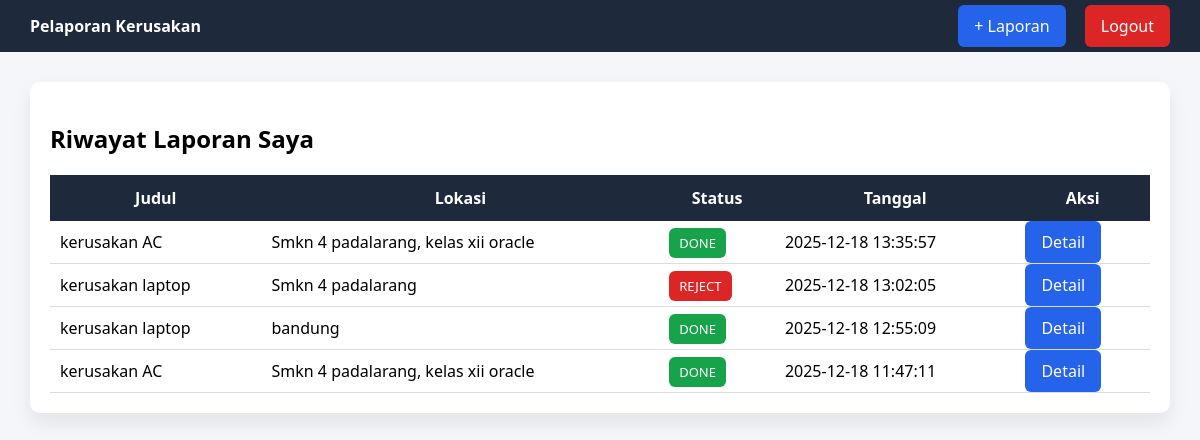
The page /siswa/dashboard.php (signed in) on the database its author committed.
### tables this page shows
CREATE TABLE `reports` (
  `report_id` int(11) NOT NULL,
  `user_id` int(11) DEFAULT NULL,
  `judul` varchar(150) DEFAULT NULL,
  `deskripsi` text DEFAULT NULL,
  `lokasi` varchar(100) DEFAULT NULL,
  `foto` varchar(255) DEFAULT NULL,
  `status` enum('OPEN','PROCESS','DONE','REJECT') DEFAULT 'OPEN',
  `assigned_to` int(11) DEFAULT NULL,
  `tanggal_lapor` datetime DEFAULT current_timestamp()
);

### siswa/dashboard.php (the view, shortened to what this page needs)
<?php
include "../config/db.php";
$user_id = $_SESSION['user_id'];
$data = mysqli_query($conn, "
    SELECT * FROM reports
    WHERE user_id = $user_id
    ORDER BY tanggal_lapor DESC
");
?>
<!DOCTYPE html>
<html>
<head>
    <link rel="stylesheet" href="../assets/css/style.css">
</head>
<body>
<div class="navbar">
    <b>Pelaporan Kerusakan</b>
    <div>
        <a href="tambah_laporan.php" class="btn">+ Laporan</a>
        <a href="../auth/logout.php" class="btn btn-danger">Logout</a>
    </div>
</div>
<div class="container">
    <div class="card">
        <h2>Riwayat Laporan Saya</h2>
<?php if (mysqli_num_rows($data) == 0): ?>
    <div style="padding:20px; text-align:center; color:#777">
        <p>📭 Belum ada laporan</p>
        <p>Silakan klik <b>+ Laporan</b> untuk membuat laporan baru</p>
    </div>
<?php else: ?>
<table>
    <tr>
        <th>Judul</th>
        <th>Lokasi</th>
        <th>Status</th>
        <th>Tanggal</th>
        <th>Aksi</th>
    </tr>
    <?php while ($r = mysqli_fetch_assoc($data)) { ?>
    <tr>
        <td><?= htmlspecialchars($r['judul']) ?></td>
        <td><?= htmlspecialchars($r['lokasi']) ?></td>
        <td>
            <span class="status <?= $r['status'] ?>">
                <?= $r['status'] ?>
            </span>
        </td>
        <td><?= $r['tanggal_lapor'] ?></td>
        <td>
            <a class="btn btn-sm" href="../reports/detail.php?id=<?= $r['report_id'] ?>">
                Detail
            </a>
        </td>
    </tr>
    <?php } ?>
</table>
<?php endif; ?>
    </div>
</div>
</body>
</html>

### assets/css/style.css (style rules this page uses)
* { box-sizing: border-box; font-family: 'Segoe UI', sans-serif; }
body { margin: 0; background: #f4f6f9; }
.navbar { background: #1e293b; color: white; padding: 15px 30px; display: flex; justify-content: space-between; align-items: center; }
.navbar a { color: white; text-decoration: none; margin-left: 15px; }
.container { padding: 30px; }
.card { background: white; padding: 20px; border-radius: 10px; box-shadow: 0 10px 20px rgba(0,0,0,0.08); }
.btn { padding: 10px 16px; background: #2563eb; color: white; border: none; border-radius: 6px; text-decoration: none; cursor: pointer; }
.btn-danger { background: #dc2626; }
table { width: 100%; border-collapse: collapse; margin-top: 20px; }
table th { background: #1e293b; color: white; padding: 12px; }
table td { padding: 10px; border-bottom: 1px solid #ddd; }
.status { padding: 6px 10px; border-radius: 6px; font-size: 13px; color: white; }
.DONE { background: #16a34a; }
.REJECT { background: #dc2626; }

### rows shown on the page
reports: judul "kerusakan AC", lokasi "Smkn 4 padalarang, kelas xii oracle", status "DONE", tanggal_lapor "2025-12-18 13:35:57"
reports: judul "kerusakan laptop", lokasi "Smkn 4 padalarang", status "REJECT", tanggal_lapor "2025-12-18 13:02:05"
reports: judul "kerusakan laptop", lokasi "bandung", status "DONE", tanggal_lapor "2025-12-18 12:55:09"
reports: judul "kerusakan AC", lokasi "Smkn 4 padalarang, kelas xii oracle", status "DONE", tanggal_lapor "2025-12-18 11:47:11"
